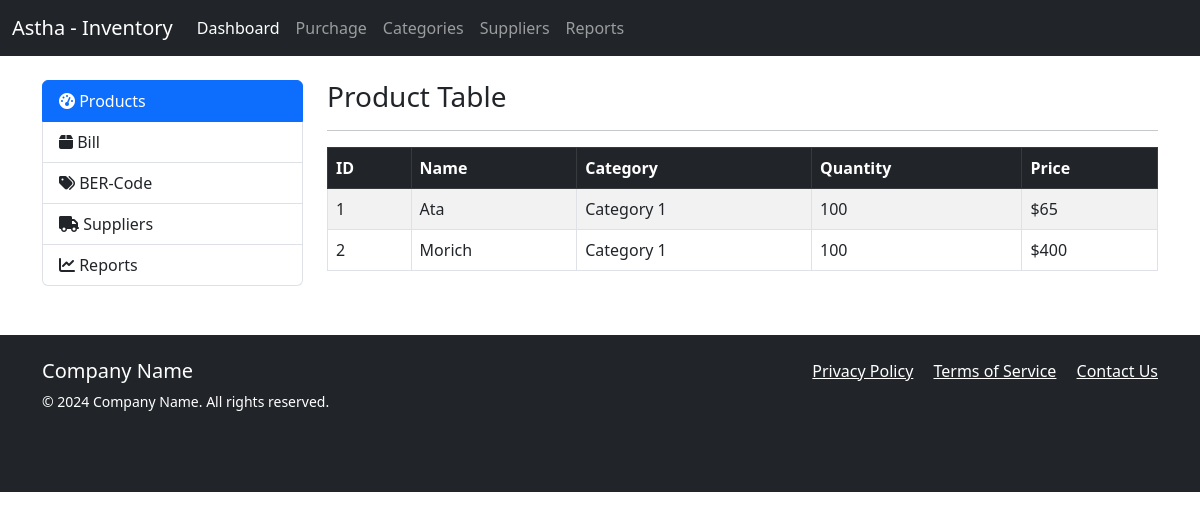
Screenshot of /users_admin/purchage/ with the database file from the repository.
### supper_admin/models.py (models this page shows)
class product(models.Model):
    p_name = models.CharField(max_length=100)
    quantity = models.PositiveIntegerField()
    price = models.PositiveIntegerField()
    supplier = models.CharField(max_length=255)
    purchase_price = models.DecimalField(max_digits=10, decimal_places=2)

### users_admin/views.py (the view)
# urls.py: path('purchage/', views.purchage),
def purchage(request):
    products = product.objects.all()
    return render(request, 'users_admin/purchage.html', {'products': products})

### templates/users_admin/purchage.html
{% extends 'users_admin/users_admin.html' %}
{% block sidebar %}
<div class="container mt-4">
    <div class="row">
        <div class="col-md-3">
            <div class="list-group">
                <a href="/supper_admin/" class="list-group-item list-group-item-action active">
                    <i class="fas fa-tachometer-alt"></i> Products
                </a>
                <a href="#" class="list-group-item list-group-item-action"><i
                        class="fas fa-box"></i> Bill</a>
                <a href="#" class="list-group-item list-group-item-action"><i class="fas fa-tags"></i>
                    BER-Code</a>
                <a href="#" class="list-group-item list-group-item-action"><i class="fas fa-truck"></i>
                    Suppliers</a>
                <a href="#" class="list-group-item list-group-item-action"><i class="fas fa-chart-line"></i>
                    Reports</a>
            </div>
        </div>
        <div class="col-md-9">
            <h3>Product Table</h3>
            <hr>
            <div class="table-responsive">
                <table class="table table-striped table-bordered">
                    <thead class="table-dark">
                        <tr>
                            <th>ID</th>
                            <th>Name</th>
                            <th>Category</th>
                            <th>Quantity</th>
                            <th>Price</th>
                        </tr>
                    </thead>
                    <tbody>
                        <tr>
                            {% for product in products %}
                            <td>{{product.id}}</td>
                            <td>{{product.p_name}}</td>
                            <td>Category 1</td>
                            <td>100</td>
                            <td>${{product.price}}</td>
                        </tr>
                        {% endfor %}
                    </tbody>
                </table>
            </div>
        </div>
    </div>
</div>
{% endblock %}

### rows the page displays
product: id "1", p_name "Ata", price "65"
product: id "2", p_name "Morich", price "400"
